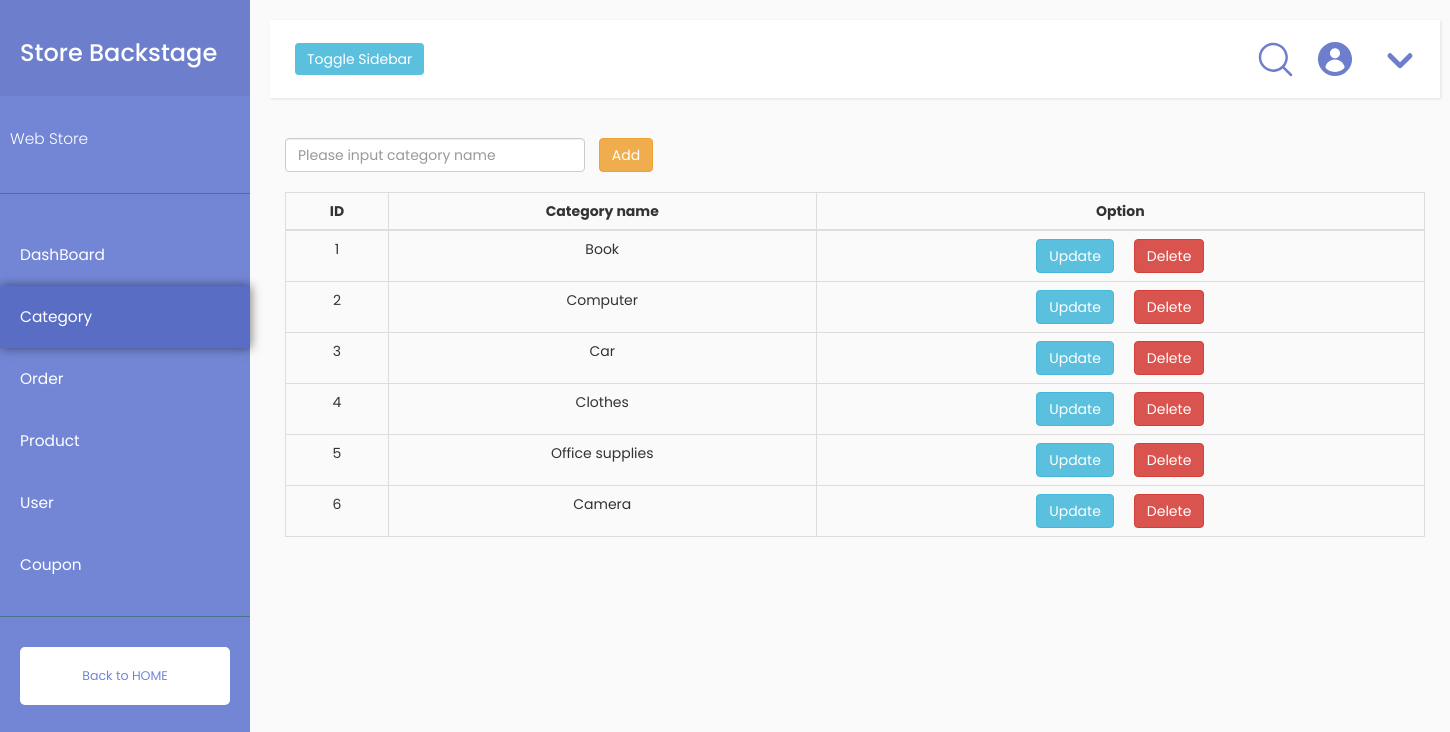
The app's page /Assessment2/category.php with its own data.
### tables this page shows
CREATE TABLE `category` (
  `category_id` int(11) NOT NULL,
  `name` varchar(255) NOT NULL
);

### Assessment2/category.php (the view, shortened to what this page needs)
<?php
$dbms = 'mysql';
$host = 'localhost';
$dbName = 'store_admin';
$user = 'root';
$pass = '';
$dsn = "$dbms:host=$host;dbname=$dbName";
try {
    $con = new PDO($dsn, $user, $pass);
} catch (PDOException $e) {
    die ("Error!: " . $e->getMessage() . "<br/>");
}
function mycategory($db_con,$user_id){
    $sql = "SELECT * FROM category";
    $query = $db_con->query($sql);
    $index=1;
    foreach($query as $row){
        echo '<tr>';
        echo '<td scope="row">'.$index.'</td>';
        echo '<td>'.$row["name"].'</td>';
        echo '<td>';
        echo '<div style="margin-right: 2rem !important; display:inline-block; text-align:center;">';
        echo '<a class="btn btn-info" href="javascript:show('.$row["category_id"].');">Update</a>';
        echo '</div>';
        echo '<div style="display:inline-block; text-align:center;">';
        echo '<form method="post">';
        echo '<button type="submit" class="btn btn-danger" id="delete" name="delete" value="delete" onclick="return del();">Delete</button>';
        echo '</form>';
        echo '</div>';
        echo '</td>';
        echo '</tr>';
        $index=$index+1;
    }
}
$str = $_SERVER["QUERY_STRING"];
$user_id = explode('=',$str)[1];
?>
<!DOCTYPE html>
<html lang="en">
<head>
    <link rel="stylesheet" href="styles/bootstrap-337.min.css">
    <link rel="stylesheet" href="css/Nav.css">
    <link rel="stylesheet" href="styles/sidebar.css">
</head>
<body>
<div class="wrapper">
    <nav id="sidebar">
        <div class="sidebar-header">
            <h3>Store Backstage</h3>
        </div>
        <ul class="list-unstyled components">
            <p>Web Store</p>
        </ul>
        <ul class="list-unstyled components">
            <li>
                <a href="./index.php?param1=<?php echo $user_id ?>" class="sidebar_item ">DashBoard</a>
                <a href="./category.php?param1=<?php echo $user_id ?>" class="sidebar_item a_active">Category</a>
                <a href="./order.php?param1=<?php echo $user_id ?>" class="sidebar_item">Order</a>
                <a href="./product.php?param1=<?php echo $user_id ?>" class="sidebar_item">Product</a>
                <a href="./user.php?param1=<?php echo $user_id ?>" class="sidebar_item ">User</a>
                <a href="./coupon.php?param1=<?php echo $user_id ?>" class="sidebar_item">Coupon</a>
            </li>
        </ul>
        <ul class="list-unstyled CTAs">
            <li><a href="index.php?param1=<?php echo $user_id ?>" class="download">Back to HOME</a></li>
        </ul>
    </nav>
    <div id="content" style="width: 90%">
        <nav class="navbar navbar-default" style="width: 100%">
            <div class="container-fluid">
                <div class="navbar-header">
                    <button type="button" id="sidebarCollapse" class="btn btn-info navbar-btn">
                        <span>Toggle Sidebar</span>
                    </button>
                </div>
                <div class="collapse navbar-collapse" id="bs-example-navbar-collapse-1">
                    <div id="user-info" class="navbar-right">
                        <div style="width: 40px;height: 40px;position: relative;margin-left: 10px;margin-right: 10px"
                             class="navbar-right">
                            <a href="#" class="navbar-right" id="menu" style="margin-left: 10px;display: inline-block">
                                <img src="assets/下拉.svg" id="select"
                                     style="width: 40px;height: 40px;margin-left: 10px;margin-top: 4px" alt="">
                            </a>
                        </div>
                        <img src="assets/user-filling.svg" class="navbar-right" id="user-icon" alt="">
                        <img src="assets/search.svg" class="navbar-right"
                             style="width: 40px;height: 40px;margin-right: 10px;margin-top: 4px" alt="">
                    </div>
                </div>
            </div>
        </nav>
        <div class="container">
            <form class="form-inline" role="form" style='margin-bottom:2rem !important;' action="" method="post">
                <input type="text" class="form-control" id="name" name="name" placeholder="Please input category name"
                       style='width:300px'>
                <button type="submit" class="btn btn-warning" style='margin-left: 1rem !important;' id="add" name="add"
                        value="add">Add
                </button>
            </form>
            <table class="table table-bordered text-center">
                <thead>
                <tr>
                    <th scope="col" style='text-align: center;'>ID</th>
                    <th scope="col" style='text-align: center;'>Category name</th>
                    <th scope="col" style='text-align: center;'>Option</th>
                </tr>
                </thead>
                <tbody>
                <?php
                mycategory($con,$user_id);
                ?>
                </tbody>
            </table>
        </div>
    </div>
</div>
</body>
</html>

### Assessment2/css/Nav.css (style rules this page uses)
#user-icon { width: 40px; height: 40px; margin-top: 4px; }
#user-info { width: 300px; height: 48px; }
#sidebar ul li a { padding: 20px !important; }
.a_active { background-color: #596DC5; box-shadow: 1px 0px 10px 0px rgba(0,0,0,0.5); }

### Assessment2/styles/sidebar.css (style rules this page uses)
body { font-family: 'Poppins', sans-serif; background: #fafafa; }
p { font-family: 'Poppins', sans-serif; font-size: 1.1em; font-weight: 300; line-height: 1.7em; color: #999; }
a, a:hover, a:focus { color: inherit; text-decoration: none; transition: all 0.3s; }
.navbar { padding: 15px 10px; background: #fff; border: none; border-radius: 0; margin-bottom: 40px; box-shadow: 1px 1px 3px rgba(0, 0, 0, 0.1); }
.navbar-btn { box-shadow: none; outline: none !important; border: none; }
.wrapper { display: flex; align-items: stretch; }
#sidebar { min-width: 250px; max-width: 250px; background: #7386D5; color: #fff; transition: all 0.3s; }
#sidebar .sidebar-header { padding: 20px; background: #6d7fcc; }
#sidebar ul.components { padding: 20px 0; border-bottom: 1px solid #47748b; }
#sidebar ul p { color: #fff; padding: 10px; }
#sidebar ul li a { padding: 10px; font-size: 1.1em; display: block; }
ul.CTAs { padding: 20px; }
ul.CTAs a { text-align: center; font-size: 0.9em !important; display: block; border-radius: 5px; margin-bottom: 5px; }
a.download { background: #fff; color: #7386D5; }
#content { padding: 20px; min-height: 100vh; transition: all 0.3s; }

### records on screen
category: name "Book"
category: name "Computer"
category: name "Car"
category: name "Clothes"
category: name "Office supplies"
category: name "Camera"
